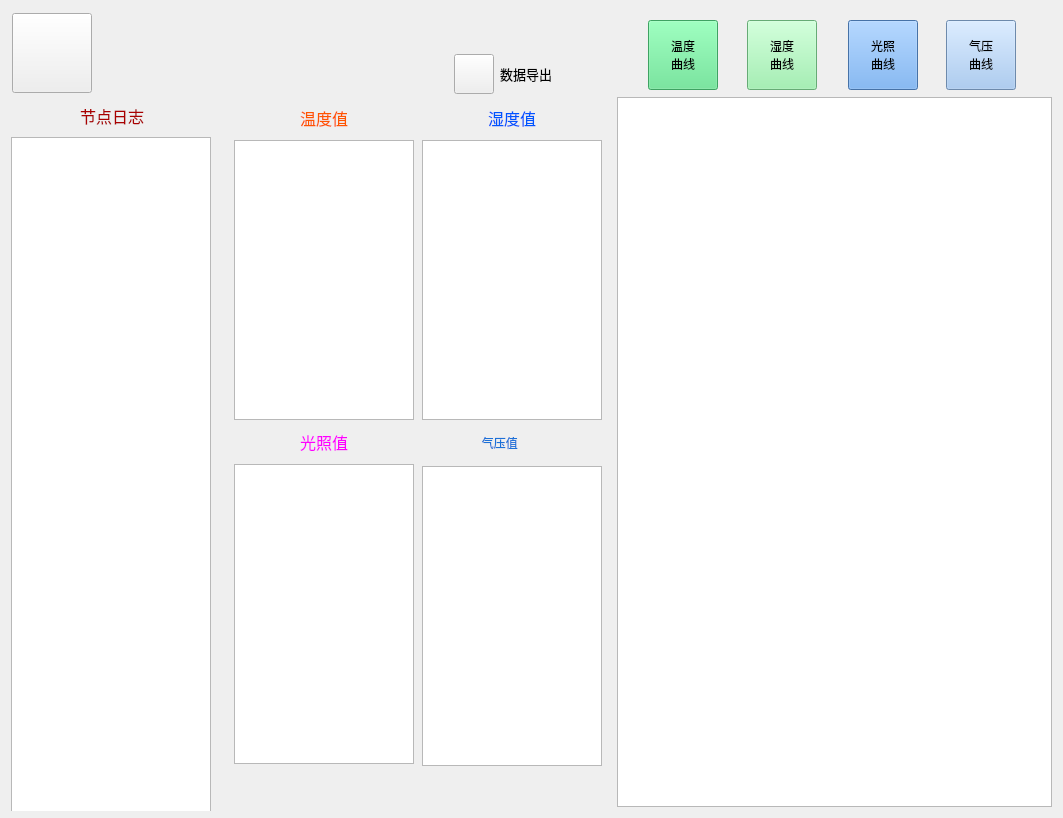
<?xml version="1.0" encoding="UTF-8"?>
<ui version="4.0">
 <class>Node1</class>
 <widget class="QWidget" name="Node1">
  <property name="geometry">
   <rect>
    <x>0</x>
    <y>0</y>
    <width>1063</width>
    <height>818</height>
   </rect>
  </property>
  <property name="minimumSize">
   <size>
    <width>80</width>
    <height>280</height>
   </size>
  </property>
  <property name="windowTitle">
   <string>Form</string>
  </property>
  <layout class="QHBoxLayout" name="horizontalLayout_7">
   <item>
    <widget class="QWidget" name="widget_2" native="true">
     <property name="minimumSize">
      <size>
       <width>600</width>
       <height>800</height>
      </size>
     </property>
     <property name="maximumSize">
      <size>
       <width>600</width>
       <height>800</height>
      </size>
     </property>
     <widget class="QWidget" name="layoutWidget">
      <property name="geometry">
       <rect>
        <x>221</x>
        <y>91</y>
        <width>372</width>
        <height>320</height>
       </rect>
      </property>
      <layout class="QHBoxLayout" name="horizontalLayout_4">
       <item>
        <layout class="QVBoxLayout" name="verticalLayout_3">
         <item>
          <widget class="QLabel" name="label_2">
           <property name="minimumSize">
            <size>
             <width>0</width>
             <height>30</height>
            </size>
           </property>
           <property name="maximumSize">
            <size>
             <width>16777215</width>
             <height>30</height>
            </size>
           </property>
           <property name="text">
            <string>&lt;html&gt;&lt;head/&gt;&lt;body&gt;&lt;p align=&quot;center&quot;&gt;&lt;span style=&quot; font-size:12pt; color:#ff5500;&quot;&gt;温度值&lt;/span&gt;&lt;/p&gt;&lt;/body&gt;&lt;/html&gt;</string>
           </property>
           <property name="alignment">
            <set>Qt::AlignCenter</set>
           </property>
          </widget>
         </item>
         <item>
          <widget class="QTextEdit" name="textEdit_temp">
           <property name="minimumSize">
            <size>
             <width>180</width>
             <height>280</height>
            </size>
           </property>
           <property name="maximumSize">
            <size>
             <width>180</width>
             <height>280</height>
            </size>
           </property>
           <property name="readOnly">
            <bool>true</bool>
           </property>
          </widget>
         </item>
        </layout>
       </item>
       <item>
        <layout class="QVBoxLayout" name="verticalLayout">
         <item>
          <widget class="QLabel" name="label_3">
           <property name="minimumSize">
            <size>
             <width>0</width>
             <height>30</height>
            </size>
           </property>
           <property name="maximumSize">
            <size>
             <width>16777215</width>
             <height>30</height>
            </size>
           </property>
           <property name="text">
            <string>&lt;html&gt;&lt;head/&gt;&lt;body&gt;&lt;p align=&quot;center&quot;&gt;&lt;span style=&quot; font-size:12pt; color:#0055ff;&quot;&gt;湿度值&lt;/span&gt;&lt;/p&gt;&lt;/body&gt;&lt;/html&gt;</string>
           </property>
           <property name="alignment">
            <set>Qt::AlignCenter</set>
           </property>
          </widget>
         </item>
         <item>
          <widget class="QTextEdit" name="textEdit_humi">
           <property name="minimumSize">
            <size>
             <width>180</width>
             <height>280</height>
            </size>
           </property>
           <property name="maximumSize">
            <size>
             <width>180</width>
             <height>280</height>
            </size>
           </property>
           <property name="readOnly">
            <bool>true</bool>
           </property>
          </widget>
         </item>
        </layout>
       </item>
      </layout>
     </widget>
     <widget class="QWidget" name="layoutWidget">
      <property name="geometry">
       <rect>
        <x>221</x>
        <y>415</y>
        <width>372</width>
        <height>340</height>
       </rect>
      </property>
      <layout class="QHBoxLayout" name="horizontalLayout_5">
       <item>
        <layout class="QVBoxLayout" name="verticalLayout_4">
         <item>
          <widget class="QLabel" name="label_4">
           <property name="minimumSize">
            <size>
             <width>0</width>
             <height>30</height>
            </size>
           </property>
           <property name="maximumSize">
            <size>
             <width>16777215</width>
             <height>30</height>
            </size>
           </property>
           <property name="text">
            <string>&lt;html&gt;&lt;head/&gt;&lt;body&gt;&lt;p align=&quot;center&quot;&gt;&lt;span style=&quot; font-size:12pt; color:#ff00ff;&quot;&gt;光照值&lt;/span&gt;&lt;/p&gt;&lt;/body&gt;&lt;/html&gt;</string>
           </property>
           <property name="alignment">
            <set>Qt::AlignCenter</set>
           </property>
          </widget>
         </item>
         <item>
          <widget class="QTextEdit" name="textEdit_light">
           <property name="minimumSize">
            <size>
             <width>180</width>
             <height>300</height>
            </size>
           </property>
           <property name="maximumSize">
            <size>
             <width>180</width>
             <height>300</height>
            </size>
           </property>
           <property name="readOnly">
            <bool>true</bool>
           </property>
          </widget>
         </item>
        </layout>
       </item>
       <item>
        <layout class="QVBoxLayout" name="verticalLayout_6">
         <item>
          <widget class="QLabel" name="label_8">
           <property name="minimumSize">
            <size>
             <width>0</width>
             <height>30</height>
            </size>
           </property>
           <property name="styleSheet">
            <string notr="true">color: rgb(28, 113, 216);</string>
           </property>
           <property name="text">
            <string>                  气压值</string>
           </property>
          </widget>
         </item>
         <item>
          <widget class="QTextEdit" name="textEdit_powder">
           <property name="minimumSize">
            <size>
             <width>180</width>
             <height>300</height>
            </size>
           </property>
           <property name="maximumSize">
            <size>
             <width>180</width>
             <height>300</height>
            </size>
           </property>
          </widget>
         </item>
        </layout>
       </item>
      </layout>
     </widget>
     <widget class="QWidget" name="layoutWidget">
      <property name="geometry">
       <rect>
        <x>0</x>
        <y>90</y>
        <width>202</width>
        <height>738</height>
       </rect>
      </property>
      <layout class="QVBoxLayout" name="verticalLayout_2">
       <item>
        <widget class="QLabel" name="label">
         <property name="minimumSize">
          <size>
           <width>0</width>
           <height>30</height>
          </size>
         </property>
         <property name="maximumSize">
          <size>
           <width>16777215</width>
           <height>30</height>
          </size>
         </property>
         <property name="text">
          <string>&lt;html&gt;&lt;head/&gt;&lt;body&gt;&lt;p align=&quot;center&quot;&gt;&lt;span style=&quot; font-size:12pt; color:#aa0000;&quot;&gt;节点日志&lt;/span&gt;&lt;/p&gt;&lt;/body&gt;&lt;/html&gt;</string>
         </property>
         <property name="alignment">
          <set>Qt::AlignCenter</set>
         </property>
        </widget>
       </item>
       <item>
        <widget class="QTextEdit" name="textEdit_log">
         <property name="minimumSize">
          <size>
           <width>180</width>
           <height>700</height>
          </size>
         </property>
         <property name="maximumSize">
          <size>
           <width>200</width>
           <height>700</height>
          </size>
         </property>
         <property name="readOnly">
          <bool>true</bool>
         </property>
        </widget>
       </item>
      </layout>
     </widget>
     <widget class="QWidget" name="layoutWidget">
      <property name="geometry">
       <rect>
        <x>1</x>
        <y>1</y>
        <width>591</width>
        <height>82</height>
       </rect>
      </property>
      <layout class="QHBoxLayout" name="horizontalLayout_3">
       <item>
        <widget class="QPushButton" name="pushButton_return">
         <property name="minimumSize">
          <size>
           <width>80</width>
           <height>80</height>
          </size>
         </property>
         <property name="maximumSize">
          <size>
           <width>80</width>
           <height>80</height>
          </size>
         </property>
         <property name="styleSheet">
          <string notr="true">border-image: url(:/pic/Return.png);</string>
         </property>
         <property name="text">
          <string/>
         </property>
        </widget>
       </item>
       <item>
        <spacer name="horizontalSpacer_4">
         <property name="orientation">
          <enum>Qt::Horizontal</enum>
         </property>
         <property name="sizeHint" stdset="0">
          <size>
           <width>18</width>
           <height>20</height>
          </size>
         </property>
        </spacer>
       </item>
       <item>
        <widget class="QLabel" name="label_5">
         <property name="minimumSize">
          <size>
           <width>80</width>
           <height>80</height>
          </size>
         </property>
         <property name="maximumSize">
          <size>
           <width>80</width>
           <height>80</height>
          </size>
         </property>
         <property name="styleSheet">
          <string notr="true">border-image: url(:/pic/NodeOneBlue.png);</string>
         </property>
         <property name="text">
          <string>&lt;html&gt;&lt;head/&gt;&lt;body&gt;&lt;p&gt;&lt;br/&gt;&lt;/p&gt;&lt;/body&gt;&lt;/html&gt;</string>
         </property>
         <property name="alignment">
          <set>Qt::AlignCenter</set>
         </property>
        </widget>
       </item>
       <item>
        <spacer name="horizontalSpacer_9">
         <property name="orientation">
          <enum>Qt::Horizontal</enum>
         </property>
         <property name="sizeHint" stdset="0">
          <size>
           <width>18</width>
           <height>20</height>
          </size>
         </property>
        </spacer>
       </item>
       <item>
        <layout class="QVBoxLayout" name="verticalLayout_5">
         <item>
          <widget class="QLabel" name="label_time">
           <property name="minimumSize">
            <size>
             <width>200</width>
             <height>0</height>
            </size>
           </property>
           <property name="maximumSize">
            <size>
             <width>200</width>
             <height>16777215</height>
            </size>
           </property>
           <property name="text">
            <string/>
           </property>
           <property name="alignment">
            <set>Qt::AlignCenter</set>
           </property>
          </widget>
         </item>
         <item>
          <layout class="QHBoxLayout" name="horizontalLayout_2">
           <item>
            <spacer name="horizontalSpacer">
             <property name="orientation">
              <enum>Qt::Horizontal</enum>
             </property>
             <property name="sizeHint" stdset="0">
              <size>
               <width>40</width>
               <height>20</height>
              </size>
             </property>
            </spacer>
           </item>
           <item>
            <layout class="QHBoxLayout" name="horizontalLayout">
             <item>
              <widget class="QPushButton" name="pushButton_data">
               <property name="minimumSize">
                <size>
                 <width>40</width>
                 <height>40</height>
                </size>
               </property>
               <property name="maximumSize">
                <size>
                 <width>40</width>
                 <height>40</height>
                </size>
               </property>
               <property name="styleSheet">
                <string notr="true">border-image: url(:/pic/Outputdata.png);</string>
               </property>
               <property name="text">
                <string/>
               </property>
              </widget>
             </item>
             <item>
              <widget class="QLabel" name="label_7">
               <property name="text">
                <string>&lt;html&gt;&lt;head/&gt;&lt;body&gt;&lt;p&gt;&lt;span style=&quot; font-size:10pt;&quot;&gt;数据导出&lt;/span&gt;&lt;/p&gt;&lt;/body&gt;&lt;/html&gt;</string>
               </property>
               <property name="alignment">
                <set>Qt::AlignCenter</set>
               </property>
              </widget>
             </item>
            </layout>
           </item>
           <item>
            <spacer name="horizontalSpacer_2">
             <property name="orientation">
              <enum>Qt::Horizontal</enum>
             </property>
             <property name="sizeHint" stdset="0">
              <size>
               <width>18</width>
               <height>20</height>
              </size>
             </property>
            </spacer>
           </item>
          </layout>
         </item>
        </layout>
       </item>
      </layout>
     </widget>
    </widget>
   </item>
   <item>
    <layout class="QGridLayout" name="gridLayout_3">
     <item row="1" column="0">
      <widget class="QWidget" name="widget" native="true">
       <property name="minimumSize">
        <size>
         <width>0</width>
         <height>80</height>
        </size>
       </property>
       <property name="maximumSize">
        <size>
         <width>16777215</width>
         <height>80</height>
        </size>
       </property>
       <layout class="QHBoxLayout" name="horizontalLayout_6">
        <item>
         <spacer name="horizontalSpacer_6">
          <property name="orientation">
           <enum>Qt::Horizontal</enum>
          </property>
          <property name="sizeHint" stdset="0">
           <size>
            <width>9</width>
            <height>18</height>
           </size>
          </property>
         </spacer>
        </item>
        <item>
         <widget class="QPushButton" name="pushButton_temp">
          <property name="minimumSize">
           <size>
            <width>70</width>
            <height>70</height>
           </size>
          </property>
          <property name="maximumSize">
           <size>
            <width>70</width>
            <height>70</height>
           </size>
          </property>
          <property name="styleSheet">
           <string notr="true">background-color: rgb(87, 227, 137);</string>
          </property>
          <property name="text">
           <string>温度
曲线</string>
          </property>
         </widget>
        </item>
        <item>
         <spacer name="horizontalSpacer_5">
          <property name="orientation">
           <enum>Qt::Horizontal</enum>
          </property>
          <property name="sizeHint" stdset="0">
           <size>
            <width>11</width>
            <height>20</height>
           </size>
          </property>
         </spacer>
        </item>
        <item>
         <widget class="QPushButton" name="pushButton_humi">
          <property name="minimumSize">
           <size>
            <width>70</width>
            <height>70</height>
           </size>
          </property>
          <property name="maximumSize">
           <size>
            <width>70</width>
            <height>70</height>
           </size>
          </property>
          <property name="styleSheet">
           <string notr="true">background-color: rgb(143, 240, 164);</string>
          </property>
          <property name="text">
           <string>湿度
曲线</string>
          </property>
         </widget>
        </item>
        <item>
         <spacer name="horizontalSpacer_3">
          <property name="orientation">
           <enum>Qt::Horizontal</enum>
          </property>
          <property name="sizeHint" stdset="0">
           <size>
            <width>25</width>
            <height>20</height>
           </size>
          </property>
         </spacer>
        </item>
        <item>
         <widget class="QPushButton" name="pushButton_light">
          <property name="minimumSize">
           <size>
            <width>70</width>
            <height>70</height>
           </size>
          </property>
          <property name="maximumSize">
           <size>
            <width>70</width>
            <height>70</height>
           </size>
          </property>
          <property name="styleSheet">
           <string notr="true">background-color: rgb(98, 160, 234);</string>
          </property>
          <property name="text">
           <string>光照
曲线</string>
          </property>
         </widget>
        </item>
        <item>
         <spacer name="horizontalSpacer_7">
          <property name="orientation">
           <enum>Qt::Horizontal</enum>
          </property>
          <property name="sizeHint" stdset="0">
           <size>
            <width>16</width>
            <height>13</height>
           </size>
          </property>
         </spacer>
        </item>
        <item>
         <widget class="QPushButton" name="pushButton_powder">
          <property name="minimumSize">
           <size>
            <width>70</width>
            <height>70</height>
           </size>
          </property>
          <property name="maximumSize">
           <size>
            <width>70</width>
            <height>70</height>
           </size>
          </property>
          <property name="styleSheet">
           <string notr="true">background-color: rgb(153, 193, 241);</string>
          </property>
          <property name="text">
           <string>气压
曲线</string>
          </property>
         </widget>
        </item>
        <item>
         <spacer name="horizontalSpacer_8">
          <property name="orientation">
           <enum>Qt::Horizontal</enum>
          </property>
          <property name="sizeHint" stdset="0">
           <size>
            <width>27</width>
            <height>20</height>
           </size>
          </property>
         </spacer>
        </item>
       </layout>
      </widget>
     </item>
     <item row="2" column="0">
      <widget class="QChartView" name="graphicsView"/>
     </item>
    </layout>
   </item>
  </layout>
 </widget>
 <customwidgets>
  <customwidget>
   <class>QChartView</class>
   <extends>QGraphicsView</extends>
   <header location="global">qchartview.h</header>
  </customwidget>
 </customwidgets>
 <resources/>
 <connections/>
</ui>
